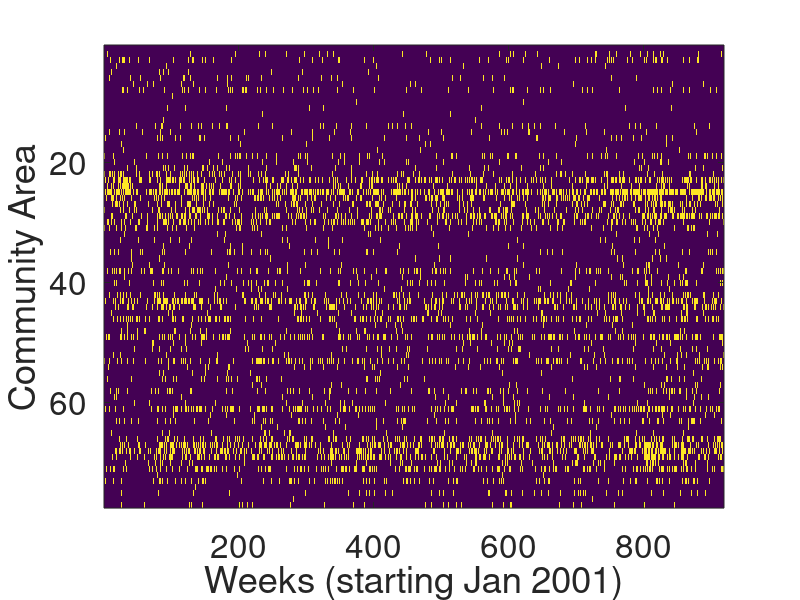

Recreate this plot in MATLAB. (Note: this script raises an error after producing the figure.)
load data.mat


p=.75; %estimated fraction of events which are observed
iters=20; %max iters used when estimating networks
tol=1e-3; %stopping criteria for estimating networks. stop if losses
          %from consecutive iterations are within tol
lambda=.5/sqrt(1000); %regularization paramter
M=9; %number of nodes in network
init=zeros(M+1,M+1); %initialization of network
[num_areas,num_weeks]=size(homicides_X); 


%display homicides_X
imagesc(homicides_X);
xlabel('Weeks (starting Jan 2001)');
ylabel('Community Area');
set(gca,'fontsize', 24)


%consider modified version of X containing only the nine community areas
%which recordered over 300 murders 

[~,high_crime]=sort(sum(homicides_X,2),'descend');
high_crime=sort(high_crime(1:9));
X=zeros(9,num_weeks);
Z=zeros(9,num_weeks);
for i=1:9
   X(i,:)=homicides_X(high_crime(i),:);
   Z(i,:)=homicides_Z(high_crime(i),:);
end





%split into train set and test set
X_train=[ones(1,600);X(:,1:600)];
X_test=X(:,601:918);
Z_train=[ones(1,600);Z(:,1:600)];
Z_test=Z(:,601:918);


fprintf('Estimating networks... \n');

%estimate network adjusting for missing data
adjusted=estimate_network(Z_train,init,lambda,tol,iters,p);
nu_adjusted=adjusted(2:M+1,1);
A_hat_adjusted=adjusted(2:M+1,2:M+1);
%estimate network without adjusting for missing data
unadjusted=full_data_estimate_network(Z_train,init,lambda,tol,iters);
nu_unadjusted=unadjusted(2:M+1,1);
A_hat_unadjusted=unadjusted(2:M+1,2:M+1);

adjusted_likelihood=calc_likelihood(nu_adjusted,A_hat_adjusted,X_test);
unadjusted_likelihood=calc_likelihood(nu_unadjusted,A_hat_unadjusted,X_test);

fprintf('Likelihood on complete data test set using A_hat_adjusted (adjusting for missing data):'); 
disp(adjusted_likelihood);
newline;

fprintf('Likelihood on complete data test set using A_hat_unadjusted (ignoring missing data):'); 
disp(unadjusted_likelihood);
newline;






